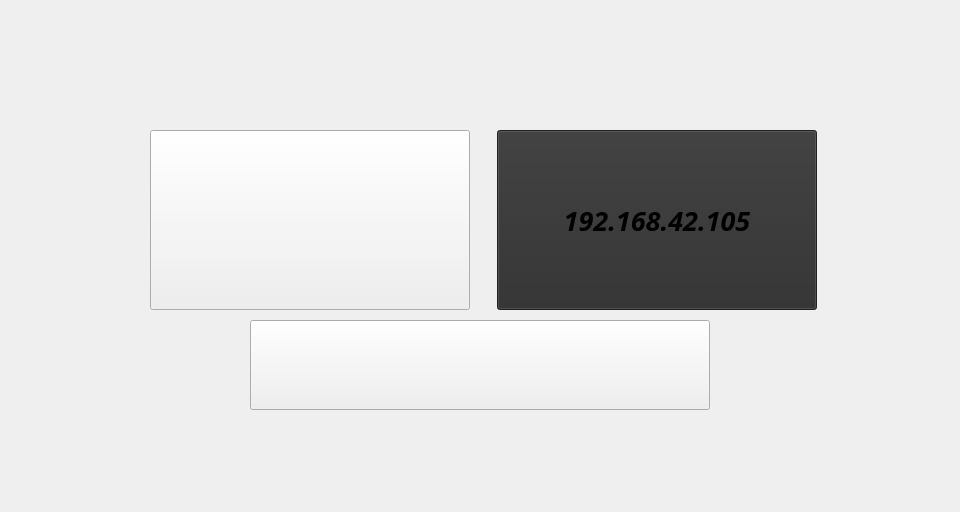
<?xml version="1.0" encoding="UTF-8"?>
<ui version="4.0">
 <class>MainWindow</class>
 <widget class="QMainWindow" name="MainWindow">
  <property name="geometry">
   <rect>
    <x>0</x>
    <y>0</y>
    <width>960</width>
    <height>512</height>
   </rect>
  </property>
  <property name="minimumSize">
   <size>
    <width>960</width>
    <height>512</height>
   </size>
  </property>
  <property name="maximumSize">
   <size>
    <width>960</width>
    <height>512</height>
   </size>
  </property>
  <property name="baseSize">
   <size>
    <width>960</width>
    <height>512</height>
   </size>
  </property>
  <property name="windowTitle">
   <string>MainWindow</string>
  </property>
  <widget class="QWidget" name="centralwidget">
   <widget class="QLabel" name="label">
    <property name="geometry">
     <rect>
      <x>0</x>
      <y>0</y>
      <width>960</width>
      <height>512</height>
     </rect>
    </property>
    <property name="minimumSize">
     <size>
      <width>960</width>
      <height>512</height>
     </size>
    </property>
    <property name="maximumSize">
     <size>
      <width>960</width>
      <height>512</height>
     </size>
    </property>
    <property name="baseSize">
     <size>
      <width>960</width>
      <height>512</height>
     </size>
    </property>
    <property name="text">
     <string/>
    </property>
    <property name="pixmap">
     <pixmap>../Downloads/images/image1.png</pixmap>
    </property>
   </widget>
   <widget class="QWidget" name="horizontalLayoutWidget">
    <property name="geometry">
     <rect>
      <x>129</x>
      <y>119</y>
      <width>711</width>
      <height>202</height>
     </rect>
    </property>
    <layout class="QHBoxLayout" name="horizontalLayout">
     <item>
      <widget class="QPushButton" name="pushButton_2">
       <property name="minimumSize">
        <size>
         <width>320</width>
         <height>180</height>
        </size>
       </property>
       <property name="maximumSize">
        <size>
         <width>320</width>
         <height>180</height>
        </size>
       </property>
       <property name="text">
        <string/>
       </property>
       <property name="icon">
        <iconset>
         <normaloff>../Downloads/ip.png</normaloff>../Downloads/ip.png</iconset>
       </property>
       <property name="iconSize">
        <size>
         <width>350</width>
         <height>180</height>
        </size>
       </property>
      </widget>
     </item>
     <item>
      <widget class="QPushButton" name="pushButton">
       <property name="minimumSize">
        <size>
         <width>320</width>
         <height>180</height>
        </size>
       </property>
       <property name="maximumSize">
        <size>
         <width>320</width>
         <height>180</height>
        </size>
       </property>
       <property name="font">
        <font>
         <family>Noto Sans Cond</family>
         <pointsize>20</pointsize>
         <weight>75</weight>
         <italic>true</italic>
         <bold>true</bold>
        </font>
       </property>
       <property name="styleSheet">
        <string notr="true">background-color: rgb(46, 46, 46);</string>
       </property>
       <property name="text">
        <string notr="true">192.168.42.105</string>
       </property>
       <property name="iconSize">
        <size>
         <width>350</width>
         <height>180</height>
        </size>
       </property>
       <property name="shortcut">
        <string/>
       </property>
       <property name="checkable">
        <bool>false</bool>
       </property>
       <property name="autoRepeat">
        <bool>false</bool>
       </property>
       <property name="autoExclusive">
        <bool>false</bool>
       </property>
      </widget>
     </item>
    </layout>
   </widget>
   <widget class="QPushButton" name="pushButton_3">
    <property name="geometry">
     <rect>
      <x>250</x>
      <y>320</y>
      <width>460</width>
      <height>90</height>
     </rect>
    </property>
    <property name="minimumSize">
     <size>
      <width>400</width>
      <height>90</height>
     </size>
    </property>
    <property name="maximumSize">
     <size>
      <width>16777215</width>
      <height>90</height>
     </size>
    </property>
    <property name="text">
     <string/>
    </property>
    <property name="icon">
     <iconset>
      <normaloff>../Downloads/Go_back.png</normaloff>../Downloads/Go_back.png</iconset>
    </property>
    <property name="iconSize">
     <size>
      <width>500</width>
      <height>100</height>
     </size>
    </property>
   </widget>
  </widget>
 </widget>
 <resources/>
 <connections/>
</ui>
